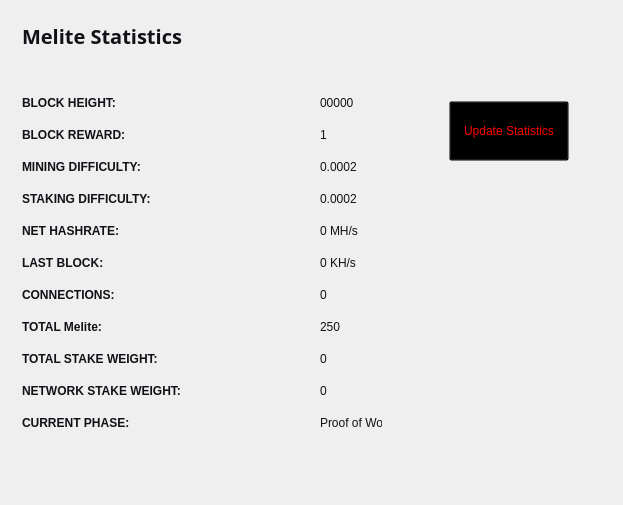
<?xml version="1.0" encoding="UTF-8"?>
<ui version="4.0">
 <class>StatisticsPage</class>
 <widget class="QWidget" name="StatisticsPage">
  <property name="windowModality">
   <enum>Qt::NonModal</enum>
  </property>
  <property name="geometry">
   <rect>
    <x>0</x>
    <y>0</y>
    <width>623</width>
    <height>505</height>
   </rect>
  </property>
  <property name="windowTitle">
   <string>Digging</string>
  </property>
  <property name="styleSheet">
   <string notr="true">color:#ffffff;
font-family:'Open Sans,sans-serif';</string>
  </property>
  <layout class="QGridLayout" name="gridLayout">
   <property name="sizeConstraint">
    <enum>QLayout::SetMaximumSize</enum>
   </property>
   <item row="0" column="1">
    <widget class="QFrame" name="frame">
     <property name="minimumSize">
      <size>
       <width>213</width>
       <height>0</height>
      </size>
     </property>
     <property name="frameShape">
      <enum>QFrame::NoFrame</enum>
     </property>
     <property name="frameShadow">
      <enum>QFrame::Raised</enum>
     </property>
     <widget class="QPushButton" name="startButton">
      <property name="geometry">
       <rect>
        <x>50</x>
        <y>90</y>
        <width>120</width>
        <height>60</height>
       </rect>
      </property>
      <property name="sizePolicy">
       <sizepolicy hsizetype="Fixed" vsizetype="Fixed">
        <horstretch>0</horstretch>
        <verstretch>0</verstretch>
       </sizepolicy>
      </property>
      <property name="minimumSize">
       <size>
        <width>120</width>
        <height>60</height>
       </size>
      </property>
      <property name="styleSheet">
       <string notr="true">background:transparent; color:red;</string>
      </property>
      <property name="text">
       <string>Update Statistics</string>
      </property>
     </widget>
    </widget>
   </item>
   <item row="0" column="0">
    <widget class="QFrame" name="gridFrame_2">
     <layout class="QGridLayout" name="gridLayout_4">
      <item row="3" column="0">
       <layout class="QFormLayout" name="formLayout_2">
        <property name="fieldGrowthPolicy">
         <enum>QFormLayout::FieldsStayAtSizeHint</enum>
        </property>
        <property name="horizontalSpacing">
         <number>139</number>
        </property>
        <property name="verticalSpacing">
         <number>18</number>
        </property>
        <property name="rightMargin">
         <number>0</number>
        </property>
        <item row="1" column="0">
         <widget class="QLabel" name="label_14">
          <property name="text">
           <string>&lt;html&gt;&lt;head/&gt;&lt;body&gt;&lt;p&gt;&lt;span style=&quot; font-weight:600; color:#121117;&quot;&gt;BLOCK HEIGHT:&lt;/span&gt;&lt;/p&gt;&lt;/body&gt;&lt;/html&gt;</string>
          </property>
         </widget>
        </item>
        <item row="1" column="1">
         <widget class="QLabel" name="heightBox">
          <property name="styleSheet">
           <string notr="true">color:#121117;</string>
          </property>
          <property name="text">
           <string>00000</string>
          </property>
         </widget>
        </item>
        <item row="2" column="0">
         <widget class="QLabel" name="label_12">
          <property name="text">
           <string>&lt;html&gt;&lt;head/&gt;&lt;body&gt;&lt;p&gt;&lt;span style=&quot; font-weight:600; color:#121117;&quot;&gt;BLOCK REWARD:&lt;/span&gt;&lt;/p&gt;&lt;/body&gt;&lt;/html&gt;</string>
          </property>
         </widget>
        </item>
        <item row="2" column="1">
         <widget class="QLabel" name="rewardBox">
          <property name="styleSheet">
           <string notr="true">color:#121117;</string>
          </property>
          <property name="text">
           <string>1</string>
          </property>
         </widget>
        </item>
        <item row="3" column="0">
         <widget class="QLabel" name="label_13">
          <property name="text">
           <string>&lt;html&gt;&lt;head/&gt;&lt;body&gt;&lt;p&gt;&lt;span style=&quot; font-weight:600; color:#121117;&quot;&gt;MINING DIFFICULTY:&lt;/span&gt;&lt;/p&gt;&lt;/body&gt;&lt;/html&gt;</string>
          </property>
         </widget>
        </item>
        <item row="3" column="1">
         <widget class="QLabel" name="diffBox">
          <property name="styleSheet">
           <string notr="true">color:#121117;</string>
          </property>
          <property name="text">
           <string>0.0002</string>
          </property>
         </widget>
        </item>
        <item row="4" column="0">
         <widget class="QLabel" name="label_9">
          <property name="text">
           <string>&lt;html&gt;&lt;head/&gt;&lt;body&gt;&lt;p&gt;&lt;span style=&quot; font-weight:600; color:#121117;&quot;&gt;STAKING DIFFICULTY:&lt;/span&gt;&lt;/p&gt;&lt;/body&gt;&lt;/html&gt;</string>
          </property>
         </widget>
        </item>
        <item row="4" column="1">
         <widget class="QLabel" name="diffBox2">
          <property name="styleSheet">
           <string notr="true">color:#121117;</string>
          </property>
          <property name="text">
           <string>0.0002</string>
          </property>
         </widget>
        </item>
        <item row="5" column="1">
         <widget class="QLabel" name="pawrateBox">
          <property name="styleSheet">
           <string notr="true">color:#121117;</string>
          </property>
          <property name="text">
           <string>0 MH/s</string>
          </property>
         </widget>
        </item>
        <item row="6" column="0">
         <widget class="QLabel" name="label3_2">
          <property name="sizePolicy">
           <sizepolicy hsizetype="Preferred" vsizetype="Maximum">
            <horstretch>0</horstretch>
            <verstretch>0</verstretch>
           </sizepolicy>
          </property>
          <property name="text">
           <string>&lt;html&gt;&lt;head/&gt;&lt;body&gt;&lt;p&gt;&lt;span style=&quot; font-weight:600; color:#121117;&quot;&gt;LAST BLOCK:&lt;/span&gt;&lt;/p&gt;&lt;/body&gt;&lt;/html&gt;</string>
          </property>
         </widget>
        </item>
        <item row="6" column="1">
         <widget class="QLabel" name="localBox">
          <property name="styleSheet">
           <string notr="true">color:#121117;</string>
          </property>
          <property name="text">
           <string>0 KH/s</string>
          </property>
         </widget>
        </item>
        <item row="7" column="0">
         <widget class="QLabel" name="label1_2">
          <property name="text">
           <string>&lt;html&gt;&lt;head/&gt;&lt;body&gt;&lt;p&gt;&lt;span style=&quot; font-weight:600; color:#121117;&quot;&gt;CONNECTIONS:&lt;/span&gt;&lt;/p&gt;&lt;/body&gt;&lt;/html&gt;</string>
          </property>
         </widget>
        </item>
        <item row="7" column="1">
         <widget class="QLabel" name="connectionBox">
          <property name="styleSheet">
           <string notr="true">color:#121117;</string>
          </property>
          <property name="text">
           <string>0</string>
          </property>
         </widget>
        </item>
        <item row="8" column="0">
         <widget class="QLabel" name="label_8">
          <property name="text">
           <string>&lt;html&gt;&lt;head/&gt;&lt;body&gt;&lt;p&gt;&lt;span style=&quot; font-weight:600; color:#121117;&quot;&gt;TOTAL Melite:&lt;/span&gt;&lt;/p&gt;&lt;/body&gt;&lt;/html&gt;</string>
          </property>
         </widget>
        </item>
        <item row="8" column="1">
         <widget class="QLabel" name="volumeBox">
          <property name="styleSheet">
           <string notr="true">color:#121117;</string>
          </property>
          <property name="text">
           <string>250</string>
          </property>
         </widget>
        </item>
        <item row="9" column="0">
         <widget class="QLabel" name="label_10">
          <property name="text">
           <string>&lt;html&gt;&lt;head/&gt;&lt;body&gt;&lt;p&gt;&lt;span style=&quot; font-weight:600; color:#121117;&quot;&gt;TOTAL STAKE WEIGHT:&lt;/span&gt;&lt;/p&gt;&lt;/body&gt;&lt;/html&gt;</string>
          </property>
         </widget>
        </item>
        <item row="9" column="1">
         <widget class="QLabel" name="minBox">
          <property name="styleSheet">
           <string notr="true">color:#121117;</string>
          </property>
          <property name="text">
           <string>0</string>
          </property>
         </widget>
        </item>
        <item row="10" column="0">
         <widget class="QLabel" name="label_11">
          <property name="text">
           <string>&lt;html&gt;&lt;head/&gt;&lt;body&gt;&lt;p&gt;&lt;span style=&quot; font-weight:600; color:#121117;&quot;&gt;NETWORK STAKE WEIGHT:&lt;/span&gt;&lt;/p&gt;&lt;/body&gt;&lt;/html&gt;</string>
          </property>
         </widget>
        </item>
        <item row="10" column="1">
         <widget class="QLabel" name="maxBox">
          <property name="styleSheet">
           <string notr="true">color:#121117;</string>
          </property>
          <property name="text">
           <string>0</string>
          </property>
         </widget>
        </item>
        <item row="11" column="0">
         <widget class="QLabel" name="label_15">
          <property name="text">
           <string>&lt;html&gt;&lt;head/&gt;&lt;body&gt;&lt;p&gt;&lt;span style=&quot; font-weight:600; color:#121117;&quot;&gt;CURRENT PHASE:&lt;/span&gt;&lt;/p&gt;&lt;/body&gt;&lt;/html&gt;</string>
          </property>
         </widget>
        </item>
        <item row="11" column="1">
         <widget class="QLabel" name="cBox">
          <property name="styleSheet">
           <string notr="true">color:#121117;</string>
          </property>
          <property name="text">
           <string>Proof of Work</string>
          </property>
         </widget>
        </item>
        <item row="5" column="0">
         <widget class="QLabel" name="label_16">
          <property name="text">
           <string>&lt;html&gt;&lt;head/&gt;&lt;body&gt;&lt;p&gt;&lt;span style=&quot; font-weight:600; color:#121117;&quot;&gt;NET HASHRATE:&lt;/span&gt;&lt;/p&gt;&lt;/body&gt;&lt;/html&gt;</string>
          </property>
         </widget>
        </item>
       </layout>
      </item>
      <item row="1" column="0">
       <layout class="QHBoxLayout" name="horizontalLayout_4">
        <property name="spacing">
         <number>7</number>
        </property>
        <item>
         <widget class="QLabel" name="label_5">
          <property name="font">
           <font>
            <family>Open Sans,sans-serif</family>
           </font>
          </property>
          <property name="text">
           <string>&lt;html&gt;&lt;head/&gt;&lt;body&gt;&lt;p&gt;&lt;span style=&quot; font-size:20px; font-weight:600; color:#121117;&quot;&gt;Melite Statistics&lt;/span&gt;&lt;/p&gt;&lt;/body&gt;&lt;/html&gt;</string>
          </property>
         </widget>
        </item>
        <item>
         <spacer name="horizontalSpacer_2">
          <property name="orientation">
           <enum>Qt::Horizontal</enum>
          </property>
          <property name="sizeHint" stdset="0">
           <size>
            <width>40</width>
            <height>20</height>
           </size>
          </property>
         </spacer>
        </item>
       </layout>
      </item>
      <item row="2" column="0">
       <spacer name="verticalSpacer_2">
        <property name="orientation">
         <enum>Qt::Vertical</enum>
        </property>
        <property name="sizeHint" stdset="0">
         <size>
          <width>20</width>
          <height>40</height>
         </size>
        </property>
       </spacer>
      </item>
     </layout>
    </widget>
   </item>
   <item row="1" column="0">
    <spacer name="verticalSpacer">
     <property name="orientation">
      <enum>Qt::Vertical</enum>
     </property>
     <property name="sizeHint" stdset="0">
      <size>
       <width>20</width>
       <height>40</height>
      </size>
     </property>
    </spacer>
   </item>
  </layout>
 </widget>
 <layoutdefault spacing="6" margin="11"/>
 <resources/>
 <connections/>
</ui>
